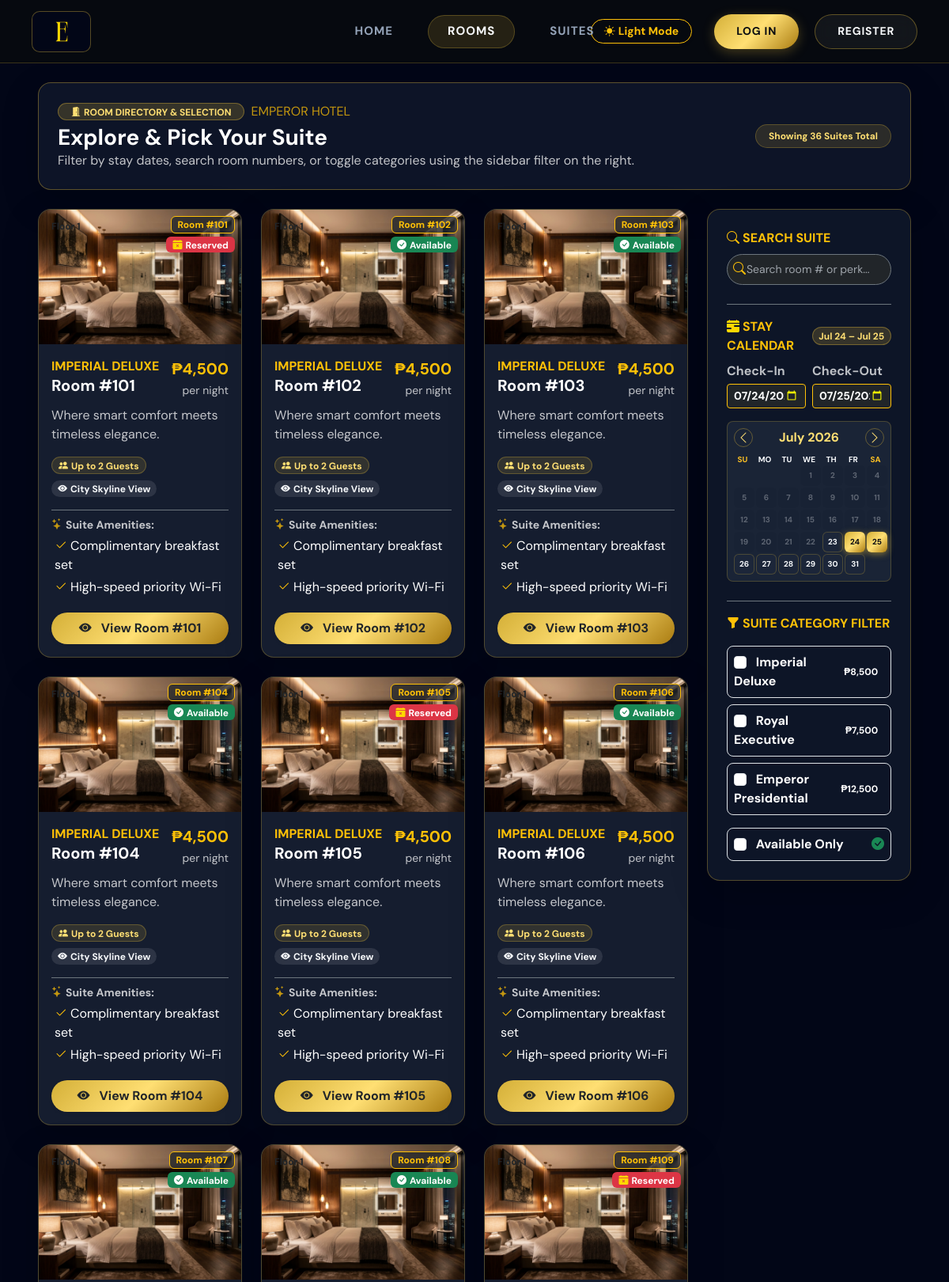
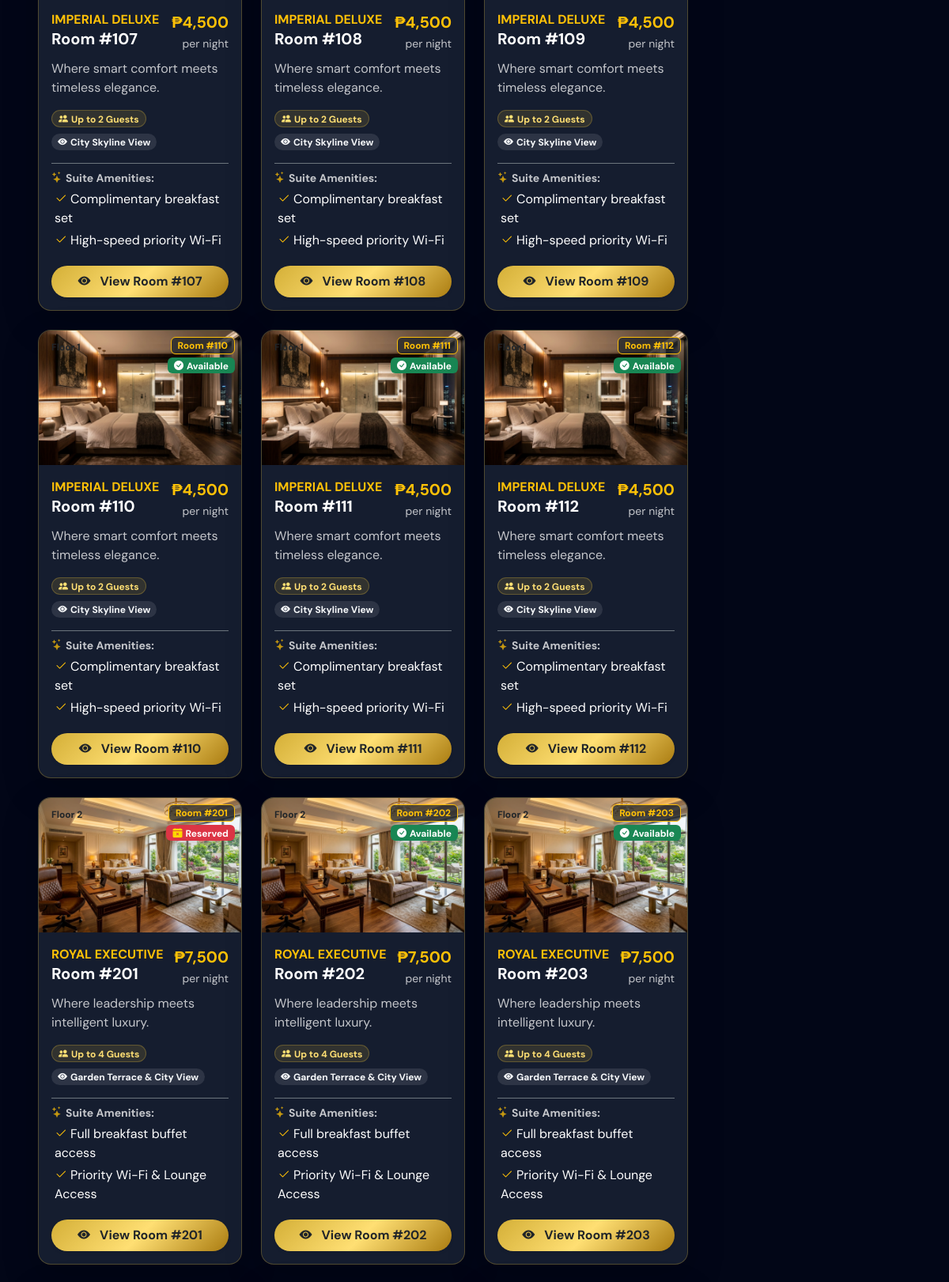
Page /public/site/rooms.php (upper part) on the committed database (2 pictures, top to bottom).
### tables this page shows
CREATE TABLE IF NOT EXISTS rooms (
    room_id INT AUTO_INCREMENT PRIMARY KEY,
    room_number VARCHAR(10) NOT NULL UNIQUE,
    room_type ENUM('Imperial Deluxe', 'Royal Executive', 'Emperor Presidential') NOT NULL,
    floor INT NOT NULL,
    price_per_night DECIMAL(10,2) NOT NULL,
    bed_type VARCHAR(50) DEFAULT 'King Bed',
    max_capacity INT NOT NULL DEFAULT 2,
    view_type VARCHAR(100) DEFAULT 'City View',
    status ENUM('Available', 'Reserved', 'Occupied', 'Cleaning', 'Maintenance') NOT NULL DEFAULT 'Available',
    created_at TIMESTAMP DEFAULT CURRENT_TIMESTAMP
);

### public/site/rooms.php (the view, shortened to what the rows shown need)
<?php
require_once __DIR__ . '/../includes/bootstrap.php';
require_once __DIR__ . '/../includes/layout.php';
$catalog = roomCatalog();
$db = Database::connect();
$roomModel = new Room($db);
$reservationModel = new Reservation($db);
$rooms = $roomModel->all();
$checkIn = trim((string) ($_GET['check_in'] ?? ''));
$checkOut = trim((string) ($_GET['check_out'] ?? ''));
if ($checkIn === '') $checkIn = (new DateTimeImmutable('today'))->format('Y-m-d');
if ($checkOut === '') $checkOut = (new DateTimeImmutable('today'))->modify('+1 day')->format('Y-m-d');
?>
<div class="container-fluid px-lg-4 px-xl-5 py-4">
    <div class="d-flex flex-wrap align-items-center justify-content-between gap-3 mb-4 p-4 rounded-4 shadow-lg border rooms-page-banner">
        <div>
            <h1 class="h3 font-serif fw-bold mb-0">Explore &amp; Pick Your Suite</h1>
        </div>
    </div>
    <div class="row g-4">
        <div class="col-12 col-lg-8 col-xl-9">
            <div class="row g-4" id="kioskRoomGrid">
                <?php foreach ($rooms as $rm):
                    $rmType = $rm['room_type'];
                    $rmInfo = $catalog[$rmType] ?? null;
                    $heroImg = $rmInfo['hero'] ?? '../assets/images/rooms/hero.jpg';
                    $maxCap = (int)($rm['capacity'] ?? ($rmInfo['max_capacity'] ?? 2));
                    $isAvail = $reservationModel->roomIsAvailable((int)$rm['room_id'], $checkIn, $checkOut);
                    $perks = $rmInfo['included_perks'] ?? ['Complimentary breakfast', 'Priority Wi-Fi'];
                    $detailUrl = 'room-detail.php?id=' . (int)$rm['room_id'] . '&check_in=' . urlencode($checkIn) . '&check_out=' . urlencode($checkOut);
                ?>
                    <div class="col-12 col-md-6 col-xl-4 kiosk-room-item" data-type="<?= e($rmType) ?>" data-avail="<?= $isAvail ? '1' : '0' ?>" data-room-num="<?= e($rm['room_number']) ?>">
                        <div class="card rounded-4 h-100 overflow-hidden border shadow-lg d-flex flex-column justify-content-between position-relative kiosk-room-card">
                            <div>
                                <div class="position-relative overflow-hidden" style="height: 170px;">
                                    <img src="<?= e($heroImg) ?>" alt="<?= e($rmType) ?>" class="w-100 h-100 object-fit-cover">
                                    <div class="position-absolute top-0 start-0 p-2">
                                        <span class="badge bg-gold text-dark font-serif fw-bold px-2 py-1 text-xs">Floor <?= e($rm['floor']) ?></span>
                                    </div>
                                    <div class="position-absolute top-0 end-0 p-2 d-flex flex-column align-items-end gap-1">
                                        <span class="badge bg-dark bg-opacity-75 text-warning font-serif fw-bold px-2 py-1 border border-warning text-xs">Room #<?= e($rm['room_number']) ?></span>
                                        <?php if ($isAvail): ?>
                                            <span class="badge bg-success text-white font-serif fw-bold px-2 py-1 text-xs shadow"><i class="bi bi-check-circle-fill me-1"></i>Available</span>
                                        <?php else: ?>
                                            <span class="badge bg-danger text-white font-serif fw-bold px-2 py-1 text-xs shadow"><i class="bi bi-calendar-x-fill me-1"></i>Reserved</span>
                                        <?php endif; ?>
                                    </div>
                                </div>
                                <div class="p-3">
                                    <div class="d-flex align-items-start justify-content-between gap-2 mb-2">
                                        <div>
                                            <span class="text-xs text-uppercase tracking-wider text-warning font-serif fw-bold d-block"><?= e($rmType) ?></span>
                                            <h5 class="font-serif fw-bold mb-0">Room #<?= e($rm['room_number']) ?></h5>
                                        </div>
                                        <div class="text-end">
                                            <strong class="fs-5 text-warning font-serif d-block">₱<?= number_format((float)$rm['price_per_night']) ?></strong>
                                            <small class="opacity-75 text-xs">per night</small>
                                        </div>
                                    </div>
                                    <p class="opacity-75 text-xs mb-3 line-clamp-2" style="min-height: 36px;"><?= e($rmInfo['tagline'] ?? '') ?></p>
                                    <div class="d-flex flex-wrap gap-2 mb-3">
                                        <span class="badge rounded-pill text-xs fw-semibold px-2 py-1 room-pill-gold">
                                            <i class="bi bi-people-fill me-1"></i>Up to <?= $maxCap ?> Guests
                                        </span>
                                        <span class="badge rounded-pill text-xs fw-semibold px-2 py-1 room-pill-glass">
                                            <i class="bi bi-eye-fill me-1"></i><?= e($rmInfo['view_type'] ?? 'Skyline View') ?>
                                        </span>
                                    </div>
                                    <div class="border-top border-secondary pt-2">
                                        <small class="opacity-75 text-xs fw-bold d-block mb-1"><i class="bi bi-stars text-warning me-1"></i>Suite Amenities:</small>
                                        <ul class="list-unstyled text-xs opacity-80 m-0 ps-1">
                                            <?php foreach (array_slice($perks, 0, 2) as $pk): ?>
                                                <li class="mb-1"><i class="bi bi-check2 text-warning me-1"></i><?= e($pk) ?></li>
                                            <?php endforeach; ?>
                                        </ul>
                                    </div>
                                </div>
                            </div>
                            <div class="p-3 pt-0">
                                <a href="<?= e($detailUrl) ?>" class="btn btn-warning w-100 rounded-pill py-2 font-serif fw-bold text-dark shadow-sm text-xs d-flex align-items-center justify-content-center gap-2" style="background: linear-gradient(135deg, #D4AF37 0%, #FFDF73 50%, #AA7C11 100%); border: none;">
                                    <i class="bi bi-eye-fill me-1"></i>View Room #<?= e($rm['room_number']) ?>
                                </a>
                            </div>
                        </div>
                    </div>
                <?php endforeach; ?>
            </div>
        </div>
    </div>
</div>
</body>
</html>

### rows in the picture
rooms: floor "1", room_number "101", shows "Reserved", room_type "IMPERIAL DELUXE", price_per_night "4,500", room_type "Where smart comfort meets timeless elegance.", room_type "2", room_type "City Skyline View", room_type "Complimentary breakfast set", room_type "High-speed priority Wi-Fi"
rooms: floor "1", room_number "102", shows "Available", room_type "IMPERIAL DELUXE", price_per_night "4,500", room_type "Where smart comfort meets timeless elegance.", room_type "2", room_type "City Skyline View", room_type "Complimentary breakfast set", room_type "High-speed priority Wi-Fi"
rooms: floor "1", room_number "103", shows "Available", room_type "IMPERIAL DELUXE", price_per_night "4,500", room_type "Where smart comfort meets timeless elegance.", room_type "2", room_type "City Skyline View", room_type "Complimentary breakfast set", room_type "High-speed priority Wi-Fi"
rooms: floor "1", room_number "104", shows "Available", room_type "IMPERIAL DELUXE", price_per_night "4,500", room_type "Where smart comfort meets timeless elegance.", room_type "2", room_type "City Skyline View", room_type "Complimentary breakfast set", room_type "High-speed priority Wi-Fi"
rooms: floor "1", room_number "105", shows "Reserved", room_type "IMPERIAL DELUXE", price_per_night "4,500", room_type "Where smart comfort meets timeless elegance.", room_type "2", room_type "City Skyline View", room_type "Complimentary breakfast set", room_type "High-speed priority Wi-Fi"
rooms: floor "1", room_number "106", shows "Available", room_type "IMPERIAL DELUXE", price_per_night "4,500", room_type "Where smart comfort meets timeless elegance.", room_type "2", room_type "City Skyline View", room_type "Complimentary breakfast set", room_type "High-speed priority Wi-Fi"
rooms: floor "1", room_number "107", shows "Available", room_type "IMPERIAL DELUXE", price_per_night "4,500", room_type "Where smart comfort meets timeless elegance.", room_type "2", room_type "City Skyline View", room_type "Complimentary breakfast set", room_type "High-speed priority Wi-Fi"
rooms: floor "1", room_number "108", shows "Available", room_type "IMPERIAL DELUXE", price_per_night "4,500", room_type "Where smart comfort meets timeless elegance.", room_type "2", room_type "City Skyline View", room_type "Complimentary breakfast set", room_type "High-speed priority Wi-Fi"
rooms: floor "1", room_number "109", shows "Reserved", room_type "IMPERIAL DELUXE", price_per_night "4,500", room_type "Where smart comfort meets timeless elegance.", room_type "2", room_type "City Skyline View", room_type "Complimentary breakfast set", room_type "High-speed priority Wi-Fi"
rooms: floor "1", room_number "110", shows "Available", room_type "IMPERIAL DELUXE", price_per_night "4,500", room_type "Where smart comfort meets timeless elegance.", room_type "2", room_type "City Skyline View", room_type "Complimentary breakfast set", room_type "High-speed priority Wi-Fi"
rooms: floor "1", room_number "111", shows "Available", room_type "IMPERIAL DELUXE", price_per_night "4,500", room_type "Where smart comfort meets timeless elegance.", room_type "2", room_type "City Skyline View", room_type "Complimentary breakfast set", room_type "High-speed priority Wi-Fi"
rooms: floor "1", room_number "112", shows "Available", room_type "IMPERIAL DELUXE", price_per_night "4,500", room_type "Where smart comfort meets timeless elegance.", room_type "2", room_type "City Skyline View", room_type "Complimentary breakfast set", room_type "High-speed priority Wi-Fi"
rooms: floor "2", room_number "201", shows "Reserved", room_type "ROYAL EXECUTIVE", price_per_night "7,500", room_type "Where leadership meets intelligent luxury.", room_type "4", room_type "Garden Terrace & City View", room_type "Full breakfast buffet access", room_type "Priority Wi-Fi & Lounge Access"
rooms: floor "2", room_number "202", shows "Available", room_type "ROYAL EXECUTIVE", price_per_night "7,500", room_type "Where leadership meets intelligent luxury.", room_type "4", room_type "Garden Terrace & City View", room_type "Full breakfast buffet access", room_type "Priority Wi-Fi & Lounge Access"
rooms: floor "2", room_number "203", shows "Available", room_type "ROYAL EXECUTIVE", price_per_night "7,500", room_type "Where leadership meets intelligent luxury.", room_type "4", room_type "Garden Terrace & City View", room_type "Full breakfast buffet access", room_type "Priority Wi-Fi & Lounge Access"

### other values in the picture
count($rooms) "36"
date('M j', strtotime($checkIn)) "Jul 24"
date('M j', strtotime($checkOut)) "Jul 25"
